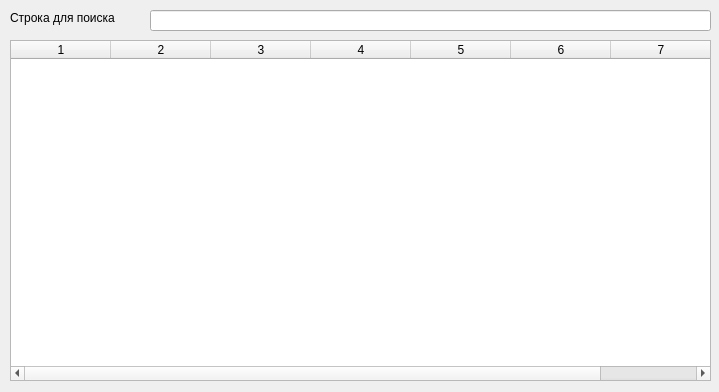
<?xml version="1.0" encoding="UTF-8"?>
<ui version="4.0">
 <class>MainWindow</class>
 <widget class="QMainWindow" name="MainWindow">
  <property name="geometry">
   <rect>
    <x>0</x>
    <y>0</y>
    <width>719</width>
    <height>392</height>
   </rect>
  </property>
  <property name="windowTitle">
   <string>MainWindow</string>
  </property>
  <widget class="QWidget" name="centralwidget">
   <widget class="QLabel" name="label">
    <property name="geometry">
     <rect>
      <x>10</x>
      <y>10</y>
      <width>171</width>
      <height>16</height>
     </rect>
    </property>
    <property name="text">
     <string>Строка для поиска</string>
    </property>
   </widget>
   <widget class="QLineEdit" name="searchEdit">
    <property name="geometry">
     <rect>
      <x>150</x>
      <y>10</y>
      <width>561</width>
      <height>21</height>
     </rect>
    </property>
   </widget>
   <widget class="QTableWidget" name="resultTable">
    <property name="geometry">
     <rect>
      <x>10</x>
      <y>40</y>
      <width>701</width>
      <height>341</height>
     </rect>
    </property>
    <property name="columnCount">
     <number>7</number>
    </property>
    <column/>
    <column/>
    <column/>
    <column/>
    <column/>
    <column/>
    <column/>
   </widget>
  </widget>
 </widget>
 <resources/>
 <connections/>
</ui>
